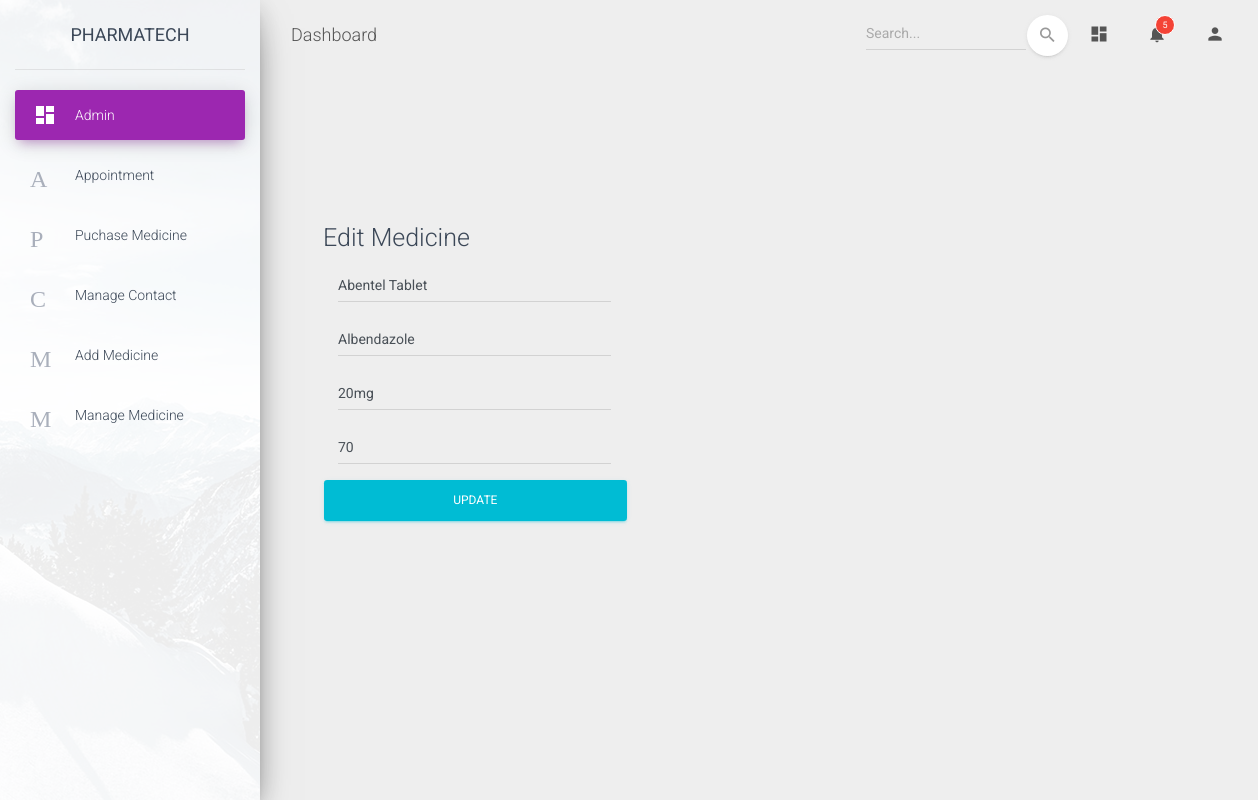
The app's page /edit-medicine/1 with its own data.
### tables this page shows
CREATE TABLE `medicine_list` (
  `medicine_id` int(255) NOT NULL,
  `medicine_name` varchar(255) NOT NULL,
  `medicine_generic_name` varchar(255) NOT NULL,
  `medicine_strength` varchar(255) NOT NULL,
  `price` varchar(255) NOT NULL
);

### application/controllers/admin_controller.php (called while the page is built, shortened)
<?php
class Admin_controller extends CI_Controller {
    public function edit_medicine($medicine_id){
        $data = array();
        $this->load->model("admin_model");
        $data['all_medicine_by_id'] = $this->admin_model->all_medicine_by_id($medicine_id);
        $data['admin_content'] = $this->load->view('admin_pages/edit_medicine',$data,true);
		$this->load->view('admin_pages/edit_medicine',$data);
    }
}

### index.php (called while the page is built, shortened)
<?php
require_once BASEPATH.'core/CodeIgniter.php';

### application/models/admin_model.php (called while the page is built, shortened)
<?php
class admin_model extends CI_Model {
    public function all_medicine_by_id($medicine_id){
        $this->db->select("*");
        $this->db->from('medicine_list');
        $this->db->where('medicine_id',$medicine_id);
        $query = $this->db->get();
        $res = $query->result();
        return $res;
    }
}

### application/views/admin_pages/edit_medicine.php (the view, shortened to what this page needs)
<!DOCTYPE html>
<html lang="en">
<head>
  <link rel="stylesheet" href="https://maxcdn.bootstrapcdn.com/font-awesome/latest/css/font-awesome.min.css">
  <link href="../asset/dashboard/css/material-dashboard.css?v=2.1.2" rel="stylesheet" />
  <link href="../asset/dashboard/demo/demo.css" rel="stylesheet" />
  <link href="../asset/dashboard/demo/material-dashboard.css" rel="stylesheet" />
  <link href="../asset/dashboard/css/jquery.dataTables.min.css" rel="stylesheet" />
</head>
<body class="">
  <div class="wrapper ">
    <div class="sidebar" data-color="purple" data-background-color="white" data-image="assets/img/sidebar-1.jpg">
      <div class="logo"><a href="<?php echo base_url();?>dashboard" class="simple-text logo-normal">
          PharmaTech
        </a></div>
      <div class="sidebar-wrapper">
        <ul class="nav">
          <li class="nav-item active  ">
            <a class="nav-link" href="<?php echo base_url();?>dashboard">
              <i class="material-icons">dashboard</i>
              <p>Admin</p>
            </a>
          </li>
          <li class="nav-item ">
            <a class="nav-link" href="<?php echo base_url()?>appoint-table">
              <i class="material-icons">Appoint</i>
              <p>Appointment</p>
            </a>
          </li>
          <li class="nav-item ">
            <a class="nav-link" href="<?php echo base_url()?>medicine-table">
              <i class="material-icons">Purchase</i>
              <p>Puchase Medicine</p>
            </a>
          </li>
          <li class="nav-item ">
            <a class="nav-link" href="<?php echo base_url()?>contact-manage">
              <i class="material-icons">Contact</i>
              <p>Manage Contact</p>
            </a>
          </li>
          <li class="nav-item ">
            <a class="nav-link" href="<?php echo base_url()?>add-medcine">
              <i class="material-icons">Medicine</i>
              <p>Add Medicine</p>
            </a>
          </li>
          <li class="nav-item ">
            <a class="nav-link" href="<?php echo base_url()?>manage-medcine">
              <i class="material-icons">Medicine</i>
              <p>Manage Medicine</p>
            </a>
          </li>
        </ul>
      </div>
    </div>
    <div class="main-panel">
      <nav class="navbar navbar-expand-lg navbar-transparent navbar-absolute fixed-top ">
        <div class="container-fluid">
          <div class="navbar-wrapper">
            <a class="navbar-brand" href="javascript:;">Dashboard</a>
          </div>
          <div class="collapse navbar-collapse justify-content-end">
            <form class="navbar-form">
              <div class="input-group no-border">
                <input type="text" value="" class="form-control" placeholder="Search...">
                <button type="submit" class="btn btn-white btn-round btn-just-icon">
                  <i class="material-icons">search</i>
                  <div class="ripple-container"></div>
                </button>
              </div>
            </form>
            <ul class="navbar-nav">
              <li class="nav-item">
                <a class="nav-link" href="javascript:;">
                  <i class="material-icons">dashboard</i>
                </a>
              </li>
              <li class="nav-item dropdown">
                <a class="nav-link" href="http://example.com" id="navbarDropdownMenuLink" data-toggle="dropdown" aria-haspopup="true" aria-expanded="false">
                  <i class="material-icons">notifications</i>
                  <span class="notification">5</span>
                </a>
              </li>
              <li class="nav-item dropdown">
                <a class="nav-link" href="javascript:;" id="navbarDropdownProfile" data-toggle="dropdown" aria-haspopup="true" aria-expanded="false">
                  <i class="material-icons">person</i>
                </a>
              </li>
            </ul>
          </div>
        </div>
      </nav>
      <div style="width: 100%; height: 100px"></div>
<div style="height: 100px; width: 100%">
</div>
<div class="container ml-5">
        <div class="row centered-form">
        <div class="col-xs-12 col-sm-8 col-md-4 col-sm-offset-2 col-md-offset-4">
        	<div class="panel panel-default">
        		<div class="panel-heading">
			    		<h3 class="panel-title">Edit Medicine <small></small></h3>
			 			</div>
			 			<div class="panel-body">
			    		<form action ="<?php echo base_url()?>edit-medicine-by-id" method="post">
			    			<?php foreach($all_medicine_by_id as $medi_row){?>
			    				<div class="col-xs-6 col-sm-6 col-md-12">
			    					<div class="form-group">
			                            <input type="text" value="<?php echo $medi_row->medicine_name?>"  name="medicine_name" id="first_name" class="form-control " placeholder="Medicine Name">
			    					</div>
			    				</div>
			    				<div class="col-xs-6 col-sm-6 col-md-12">
			    					<div class="form-group">
			                            <input type="text" value="<?php echo $medi_row->medicine_generic_name?>"  name="medicine_generic_name" id="first_name" class="form-control " placeholder="Medicine Generic Name">
			    					</div>
			    				</div>
			    				<div class="col-xs-6 col-sm-6 col-md-12">
			    					<div class="form-group">
			                            <input type="text" value="<?php echo $medi_row->medicine_strength?>"  name="medicine_strength" id="first_name" class="form-control " placeholder="Medicine Strength">
			    					</div>
			    				</div>
			    				<div class="col-xs-6 col-sm-6 col-md-12">
			    					<div class="form-group">
			                            <input type="number" min='1' value="<?php echo $medi_row->price?>"  name="price" id="first_name" class="form-control " placeholder="Per Packet">
			    					</div>
								</div>
			    			<input type="submit" value="Update" class="btn btn-info btn-block">
                            <?php } ?>
                        </form>
			    	</div>
	    		</div>
    		</div>
    	</div>
    </div>
</body>
</html>

### records on screen
medicine_list: medicine_name "Abentel Tablet", medicine_generic_name "Albendazole", medicine_strength "20mg", price "70"
